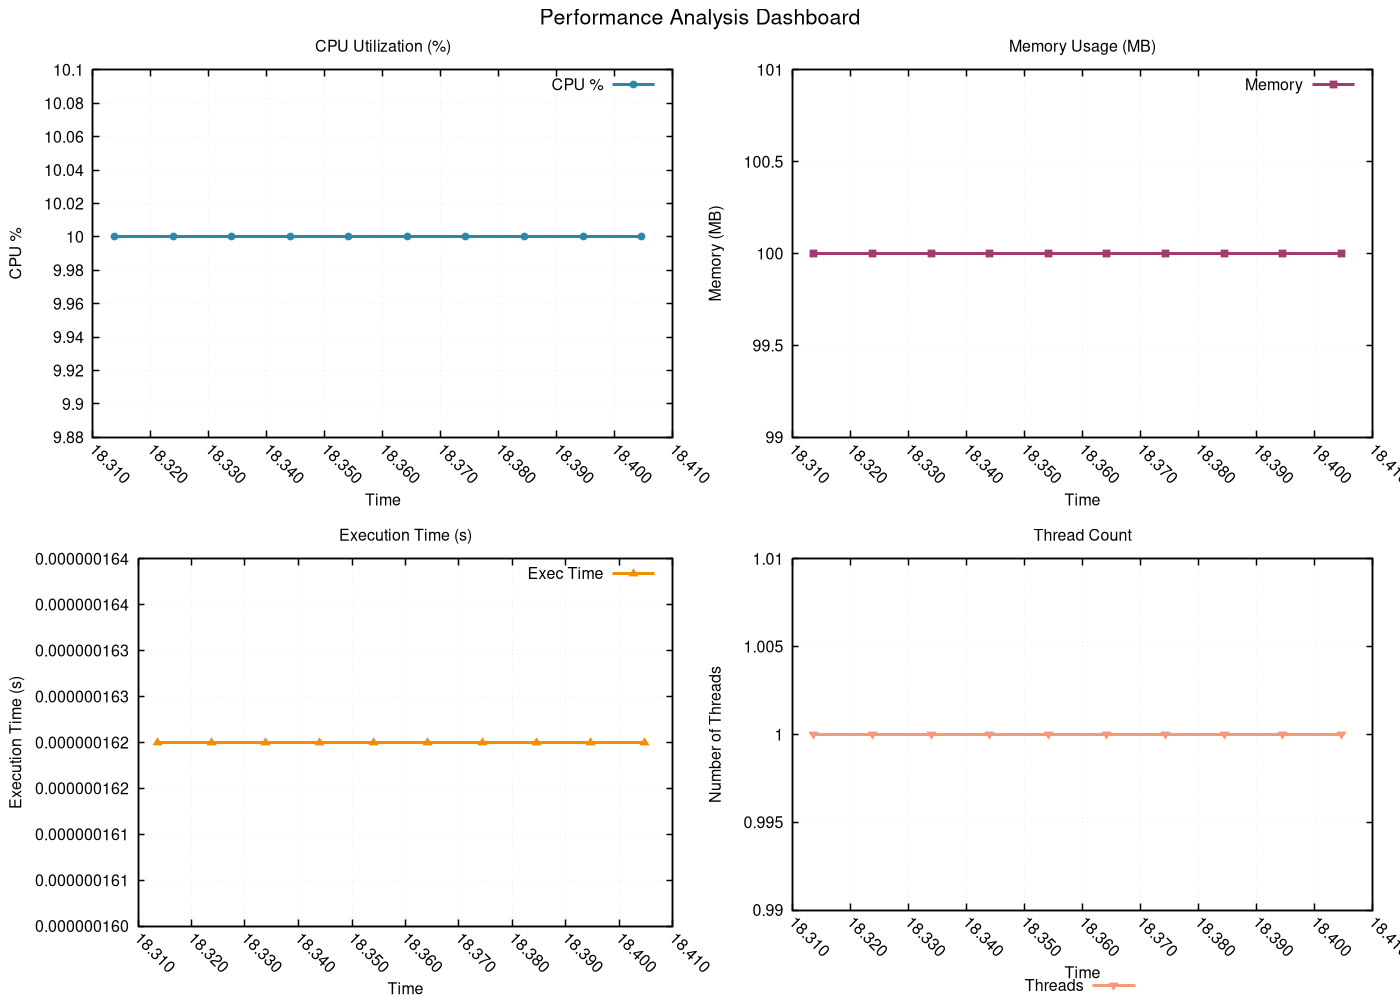

This chart was generated by the following gnuplot code:
# GNUplot script for performance metrics
set terminal pngcairo enhanced font 'Helvetica,12' size 1400,1000
set output 'png/insertion_sort_20260131_225122_dashboard.png'

set multiplot layout 2,2 title 'Performance Analysis Dashboard' font 'Helvetica,16'
set style line 1 lc rgb '#2E86AB' lt 1 lw 3 pt 7 ps 0.8
set style line 2 lc rgb '#A23B72' lt 1 lw 3 pt 5 ps 0.8
set style line 3 lc rgb '#F18F01' lt 1 lw 3 pt 9 ps 0.8
set style line 4 lc rgb '#F19C79' lt 1 lw 3 pt 11 ps 0.8
set style line 5 lc rgb '#0ABB9F' lt 1 lw 3 pt 13 ps 0.8

set format x "%.3f"
set xtics rotate by -45
set autoscale x

set title 'CPU Utilization (%)'
set xlabel 'Time'
set ylabel 'CPU %'
set grid linestyle 1 lc rgb '#D3D3D3' lt 0 lw 1
set border linewidth 1.5
plot 'png/insertion_sort_20260131_225122_dashboard.dat' using 1:2 with linespoints ls 1 title 'CPU %'
set title 'Memory Usage (MB)'
set xlabel 'Time'
set ylabel 'Memory (MB)'
set grid linestyle 1 lc rgb '#D3D3D3' lt 0 lw 1
set border linewidth 1.5
plot 'png/insertion_sort_20260131_225122_dashboard.dat' using 1:3 with linespoints ls 2 title 'Memory'
set title 'Execution Time (s)'
set xlabel 'Time'
set ylabel 'Execution Time (s)'
set grid linestyle 1 lc rgb '#D3D3D3' lt 0 lw 1
set border linewidth 1.5
plot 'png/insertion_sort_20260131_225122_dashboard.dat' using 1:8 with linespoints ls 3 title 'Exec Time'
set title 'Thread Count'
set xlabel 'Time'
set ylabel 'Number of Threads'
set grid linestyle 1 lc rgb '#D3D3D3' lt 0 lw 1
set border linewidth 1.5
set key outside center bottom horizontal
plot 'png/insertion_sort_20260131_225122_dashboard.dat' using 1:9 with linespoints ls 4 title 'Threads'
unset multiplot
